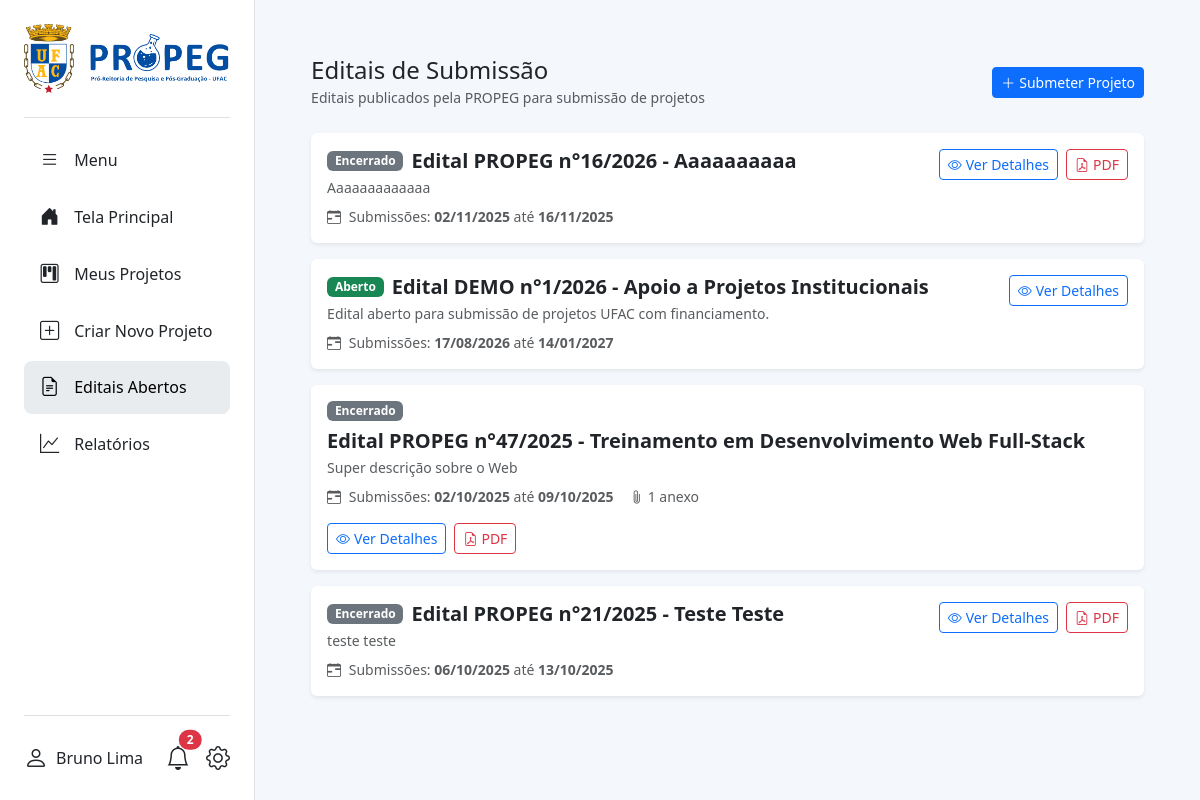
The app's page /projetos/editais/abertos/ (signed in) with its own data.
### projetos_institucionais/models.py (models this page shows, shortened)
class Usuario(AbstractUser):
    PERFIL_CHOICES = (
        ('coordenador', 'Coordenador'),
        ('aluno', 'Aluno'),
        ('gestor', 'Gestor'),
    )
    STATUS_CHOICES = (
        ('pendente', 'Pendente'),
        ('ativo', 'Ativo'),
        ('inativo', 'Inativo'),
    )
    REGIME_TRABALHO_CHOICES = (
        ('20h', '20h'),
        ('40h', '40h'),
        ('DE', 'DE (Dedicação Exclusiva)'),
    )
    PROGRAMA_POS_CHOICES = [
        ('', 'Selecione o programa'),
        ('PPGCA',      'Ciências Ambientais (PPGCA)'),
        ('PPGCC',      'Ciência da Computação (PPGCC)'),
        ('PPGCF',      'Ciência Florestal (PPGCF)'),
        ('PPGCSA',     'Ciência da Saúde na Amazônia Ocidental (PPGCSA)'),
        ('PPGCITA',    'Ciência, Inovação e Tecnologia para a Amazônia (PPGCITA)'),
        ('PPGDR',      'Desenvolvimento Regional (PPGDR)'),
        ('PPGECOL',    'Ecologia e Manejo de Recursos Naturais (PPGECOL)'),
        ('PPGEDU',     'Educação (PPGEDU)'),
        ('PPGEF',      'Ensino de Física — Mestrado Profissional (PPGEF)'),
        ('PPGECM',     'Ensino de Ciências e Matemática — Mestrado Profissional (PPGECM)'),
        ('PPEHL',      'Ensino de Humanidades e Linguagens (PPEHL)'),
        ('PPGGEO',     'Geografia (PPGGEO)'),
        ('PPGLL',      'Letras: Linguagem e Identidade (PPGLL)'),
        ('PROFMAT',    'Matemática em Rede Nacional — Mestrado Profissional (PROFMAT)'),
        ('PPGAPV',     'Agronomia: Produção Vegetal (PPGAPV)'),
        ('PPGAC',      'Artes Cênicas (PPGAC)'),
        ('PPGBIONORTE','Biodiversidade e Biotecnologia — Rede Bionorte (PPGBIONORTE)'),
        ('PPGSC',      'Saúde Coletiva (PPGSC)'),
        ('PPGSPA',     'Sanidade e Produção Animal (PPGSPA)'),
    ]
    CNPQ_AREA_CHOICES = [
        ('', 'Selecione uma área'),
        ('Ciências Exatas e da Terra', (
            ('exatas_matematica',  'Matemática'),
            ('exatas_computacao',  'Computação'),
            ('exatas_fisica',      'Física'),
            ('exatas_quimica',     'Química'),
            ('exatas_geociencias', 'Geociências'),
        )),
        ('Ciências Biológicas', (
            ('bio_geral',     'Biologia Geral'),
            ('bio_biofisica', 'Biofísica'),
            ('bio_botanica',  'Botânica'),
            ('bio_ecologia',  'Ecologia'),
            ('bio_genetica',  'Genética'),
        )),
        ('Engenharias', (
            ('eng_civil',    'Engenharia Civil'),
            ('eng_eletrica', 'Engenharia Elétrica'),
            ('eng_mecanica', 'Engenharia Mecânica'),
            ('eng_producao', 'Engenharia de Produção'),
        )),
        ('Ciências da Saúde', (
            ('saude_medicina', 'Medicina'),
            ('saude_nutricao', 'Nutrição'),
            ('saude_coletiva', 'Saúde Coletiva'),
        )),
        ('Ciências Agrárias', (
            ('agrar_agronomia', 'Agronomia'),
            ('agrar_florestal', 'Recursos Florestais'),
            ('agrar_zootecnia', 'Zootecnia'),
        )),
        ('Ciências Sociais Aplicadas', (
            ('sociais_direito',  'Direito'),
            ('sociais_admin',    'Administração'),
            ('sociais_economia', 'Economia'),
            ('sociais_info',     'Ciência da Informação'),
        )),
        ('Ciências Humanas', (
            ('humanas_filosofia',  'Filosofia'),
            ('humanas_sociologia', 'Sociologia'),
            ('humanas_historia',   'História'),
            ('humanas_psicologia', 'Psicologia'),
            ('humanas_educacao',   'Educação'),
        )),
        ('Linguística, Letras e Artes', (
            ('lla_linguistica', 'Linguística'),
            ('lla_letras',      'Letras'),
            ('lla_artes',       'Artes'),
        )),
    ]
    status = models.CharField(
        max_length=20,
        choices=STATUS_CHOICES,
        default='pendente',
        verbose_name='Status',
    )
    USERNAME_FIELD = 'cpf'
    REQUIRED_FIELDS = ['username', 'first_name', 'last_name', 'email']
    cpf = models.CharField(max_length=14, unique=True, verbose_name="CPF")
    email = models.EmailField(unique=True)
    telefone = models.CharField(max_length=20, blank=True, null=True)
    rg = models.CharField(max_length=20, blank=True, null=True, verbose_name="RG")
    data_nascimento = models.DateField(blank=True, null=True, verbose_name="Data de Nascimento")
    siape = models.CharField(max_length=10, blank=True, null=True, verbose_name="SIAPE")
    matricula = models.CharField(max_length=20, blank=True, null=True, verbose_name="Nº de Matrícula")
    lattes = models.URLField(max_length=200, blank=True, null=True, verbose_name="Link Currículo Lattes")
    cnpq_area = models.CharField(
        max_length=100,
        choices=CNPQ_AREA_CHOICES,
        blank=True,
        null=True,
        verbose_name="Grande Área CNPq",
    )
    cnpq = models.CharField(max_length=20, blank=True, null=True, verbose_name="Nº Currículo Lattes/CNPq")
    perfil = models.CharField(max_length=20, choices=PERFIL_CHOICES)
    regime_trabalho = models.CharField(
        max_length=3,
        choices=REGIME_TRABALHO_CHOICES,
        blank=True,
        null=True,
        verbose_name="Regime de Trabalho",
    )
    is_active = models.BooleanField(default=False, verbose_name="Ativo", help_text="Marque esta opção para ativar a conta do usuário.")
    participa_pos_graduacao = models.BooleanField(
        default=False, blank=True, null=True,
        verbose_name="Vinculado a Programa de Pós-Graduação?",
    )
    programa_pos_vinculo = models.CharField(
        max_length=20,
        choices=PROGRAMA_POS_CHOICES,
        blank=True, null=True,
        verbose_name="Programa de Pós-Graduação",
    )
    curso = models.ForeignKey(
        'CursoGraduacao',
        on_delete=models.SET_NULL,
        null=True,
        blank=True,
        verbose_name="Curso de Graduação",
    )
    endereco = models.OneToOneField(
        'Endereco',
        on_delete=models.SET_NULL,
        null=True,
        blank=True
    )
    titulacao = models.ForeignKey(
        'Titulacao',
        on_delete=models.SET_NULL,
        null=True,
        blank=True,
        verbose_name="Titulação"
    )
    centro_lotacao = models.ForeignKey(
        'CentroLotacao',
        on_delete=models.SET_NULL,
        null=True,
        blank=True,
        verbose_name="Centro de Lotação"
    )
    objects = UsuarioManager()

class Edital(models.Model):
    STATUS_CHOICES = (
        ('rascunho', 'Rascunho'),
        ('aberto', 'Aberto'),
        ('fechado', 'Fechado'),
    )
    tipo = models.CharField(max_length=50, default='PROPEG', verbose_name="Tipo/Origem", help_text="Ex: PROPEG, PROEX, etc.")
    numero = models.PositiveIntegerField(verbose_name="Número do Edital")
    ano = models.PositiveIntegerField(verbose_name="Ano do Edital")
    titulo = models.CharField(max_length=255, verbose_name="Título Descritivo do Edital")
    descricao = models.TextField(verbose_name="Descrição Resumida")
    data_inicio_submissoes = models.DateField(verbose_name="Início das Submissões")
    data_fim_submissoes = models.DateField(verbose_name="Fim das Submissões")
    status = models.CharField(max_length=10, choices=STATUS_CHOICES, default='rascunho')
    documento_principal = models.FileField(
        upload_to='editais/documentos/',
        storage=_raw_storage(),
        blank=True, null=True,
        max_length=500,
        verbose_name="Documento Principal do Edital (PDF)"
    )
    criado_por = models.ForeignKey(settings.AUTH_USER_MODEL, on_delete=models.PROTECT)
    data_criacao = models.DateTimeField(auto_now_add=True)
    @property
    def titulo_completo(self):
        return f"Edital {self.tipo} n°{self.numero}/{self.ano} - {self.titulo}"
    class Meta:
        verbose_name = "Edital"
        verbose_name_plural = "Editais"
        ordering = ['-ano', '-numero']
        unique_together = ('numero', 'ano', 'tipo')

### projetos_institucionais/views.py (the view)
# urls.py: path('editais/abertos/', views.listar_editais_abertos, name='listar_editais_abertos'),
@login_required
@coordenador_required
def listar_editais_abertos(request):
    hoje = date.today()
    editais_abertos = Edital.objects.filter(
        status='aberto',
    ).prefetch_related('anexos', 'adendos').order_by('-ano', '-numero')
    return render(request, 'projetos_institucionais/editais_abertos_lista.html', {
        'editais': editais_abertos,
        'hoje': hoje,
    })

### templates/projetos_institucionais/editais_abertos_lista.html (shortened to what this page needs)
{% extends 'base2.html' %}
{% load static %}
{% block content %}
<div class="container-fluid py-4 px-4">
  <div class="d-flex justify-content-between align-items-center mb-4 flex-wrap gap-3">
    <div>
      <h4 class="mb-0">Editais de Submissão</h4>
      <small class="text-muted">Editais publicados pela PROPEG para submissão de projetos</small>
    </div>
    <a href="{% url 'projeto_criar' %}" class="btn btn-primary btn-sm">
      <i class="bi bi-plus-lg me-1"></i>Submeter Projeto
    </a>
  </div>
  {% if editais %}
  <div class="d-flex flex-column gap-3">
    {% for e in editais %}
    <div class="card border-0 shadow-sm">
      <div class="card-body">
        <div class="d-flex justify-content-between align-items-start flex-wrap gap-3">
          <div class="flex-grow-1">
            <div class="d-flex align-items-center gap-2 mb-1 flex-wrap">
              {% if e.data_inicio_submissoes <= hoje and e.data_fim_submissoes >= hoje %}
                <span class="badge bg-success">Aberto</span>
              {% elif hoje < e.data_inicio_submissoes %}
                <span class="badge bg-warning text-dark">Em breve</span>
              {% else %}
                <span class="badge bg-secondary">Encerrado</span>
              {% endif %}
              <h5 class="mb-0 fw-semibold">{{ e.titulo_completo }}</h5>
            </div>
            <p class="text-muted small mb-2">{{ e.descricao|truncatechars:180 }}</p>
            <div class="d-flex align-items-center gap-3 flex-wrap small text-muted">
              <span><i class="bi bi-calendar-range me-1"></i>
                Submissões: <strong>{{ e.data_inicio_submissoes|date:"d/m/Y" }}</strong>
                até <strong>{{ e.data_fim_submissoes|date:"d/m/Y" }}</strong>
              </span>
              {% if e.anexos.count %}
              <span><i class="bi bi-paperclip me-1"></i>{{ e.anexos.count }} anexo{{ e.anexos.count|pluralize }}</span>
              {% endif %}
            </div>
          </div>
          <div class="d-flex gap-2 flex-shrink-0 align-items-center">
            <a href="{% url 'edital_detalhe_coordenador' pk=e.pk %}" class="btn btn-outline-primary btn-sm">
              <i class="bi bi-eye me-1"></i>Ver Detalhes
            </a>
            {% if e.documento_principal %}
            <a href="{{ e.documento_principal.url }}" target="_blank" class="btn btn-outline-danger btn-sm">
              <i class="bi bi-file-earmark-pdf me-1"></i>PDF
            </a>
            {% endif %}
          </div>
        </div>
      </div>
    </div>
    {% endfor %}
  </div>
  {% else %}
  <div class="text-center py-5 text-muted">
    <i class="bi bi-calendar-x display-4 opacity-25 d-block mb-3"></i>
    <p class="fw-semibold">Nenhum edital disponível no momento.</p>
    <p class="small">Fique de olho nas novidades da PROPEG para quando novos editais forem publicados.</p>
  </div>
  {% endif %}
</div>
{% endblock %}

### templates/base2.html (shortened to what this page needs)
{% load static %}
<!DOCTYPE html>
<html lang="pt-BR">
<head>
    <link href="https://cdn.jsdelivr.net/npm/bootstrap@5.3.3/dist/css/bootstrap.min.css" rel="stylesheet">
    <link href="https://cdn.jsdelivr.net/npm/bootstrap-icons@1.11.3/font/bootstrap-icons.css" rel="stylesheet">
    <link href="https://cdnjs.cloudflare.com/ajax/libs/font-awesome/6.5.2/css/all.min.css" rel="stylesheet">
    <link href="{% static 'css/style.css' %}?v=20260916-1" rel="stylesheet">
</head>
<body>
    <div class="d-flex">
        <div id="sidebar" class="d-flex flex-column">
            <div class="sidebar-header">
                <img src="{% static 'imagens/logo_ufac.png' %}" alt="Logo UFAC" width="50">
                <img src="{% static 'imagens/Logo-Propeg.png' %}" alt="Logo PROPEG" class="logo-propeg" style="height:50px; width:auto;">
            </div>
            <ul class="nav flex-column my-3">
                <li class="nav-item">
                    <a href="#" class="nav-link text-dark" id="toggle-btn">
                        <i class="bi bi-list"></i>
                        <span>Menu</span>
                    </a>
                </li>
                {% with request.resolver_match.url_name as url_name %}
                <li class="nav-item">
                    <a href="{% url 'tela_principal' %}"
                        class="nav-link {% if url_name == 'tela_principal' %}active{% else %}text-dark{% endif %}">
                        <i class="bi bi-house-door-fill"></i>
                        <span>Tela Principal</span>
                    </a>
                </li>
                {% if user.perfil == 'coordenador' %}
                <li class="nav-item">
                    <a href="{% url 'projeto_dashboard' %}"
                        class="nav-link {% if request.resolver_match.url_name == 'projeto_dashboard' %}active{% else %}text-dark{% endif %}">
                        <i class="bi bi-kanban"></i>
                        <span>Meus Projetos</span>
                    </a>
                </li>
                <li class="nav-item">
                    <a href="{% url 'projeto_criar' %}"
                        class="nav-link {% if request.resolver_match.url_name == 'projeto_criar' %}active{% else %}text-dark{% endif %}">
                        <i class="bi bi-plus-square"></i>
                        <span>Criar Novo Projeto</span>
                    </a>
                </li>
                <li class="nav-item">
                    <a href="{% url 'listar_editais_abertos' %}" class="nav-link {% if request.resolver_match.url_name == 'listar_editais_abertos' %}active{% else %}text-dark{% endif %}">
                        <i class="bi bi-file-earmark-text"></i>
                        <span>Editais Abertos</span>
                    </a>
                </li>
                <li class="nav-item">
                    <a href="{% url 'relatorio_lista_projetos' %}" class="nav-link {% if request.resolver_match.url_name == 'relatorios' %}active{% else %}text-dark{% endif %}">
                        <i class="bi bi-graph-up"></i>
                        <span>Relatórios</span>
                    </a>
                </li>
                {% endif %}
                {% endwith %}
            </ul>
            <div class="sidebar-footer mt-auto">
                {% if user.is_authenticated %}
                <a href="{% url 'perfil' %}" class="d-flex align-items-center text-dark text-decoration-none">
                    <i class="bi bi-person fs-4"></i>
                    <span class="ms-2">
                        {% if user.get_full_name %}
                        {{ user.get_full_name }}
                        {% elif user.first_name %}
                        {{ user.first_name }}
                        {% else %}
                        {{ user.cpf }}
                        {% endif %}
                    </span>
                </a>
                {% endif %}
                <div class="d-flex align-items-center">
                    <a href="{% url 'lista_notificacoes' %}" class="text-dark position-relative me-3">
                        <i class="bi bi-bell fs-4"></i>
                        {% if unread_notifications_count > 0 %}
                        <span class="position-absolute top-0 start-100 translate-middle badge rounded-pill bg-danger">
                            {{ unread_notifications_count }}
                        </span>
                        {% endif %}
                    </a>
                    {% if user.is_authenticated %}
                    <div class="dropdown dropup">
                        <a href="#" class="text-dark text-decoration-none" data-bs-toggle="dropdown"
                            aria-expanded="false">
                            <i class="bi bi-gear fs-4"></i>
                        </a>
                    </div>
                    {% endif %}
                </div>
            </div>
        </div>
        <main id="main-content">
            {% block content %}
            {% endblock %}
        </main>
    </div>
</body>
</html>

### records on screen
Usuario: get_full_name "Bruno Lima"
Edital: shows "Encerrado", titulo_completo "Edital PROPEG n°16/2026 - Aaaaaaaaaa", descricao "Aaaaaaaaaaaaa", data_inicio_submissoes "02/11/2025", data_fim_submissoes "16/11/2025"
Edital: shows "Aberto", titulo_completo "Edital DEMO n°1/2026 - Apoio a Projetos Institucionais", descricao "Edital aberto para submissão de projetos UFAC com financiamento.", data_inicio_submissoes "17/08/2026", data_fim_submissoes "14/01/2027"
Edital: shows "Encerrado", titulo_completo "Edital PROPEG n°47/2025 - Treinamento em Desenvolvimento Web Full-Stack", descricao "Super descrição sobre o Web", data_inicio_submissoes "02/10/2025", data_fim_submissoes "09/10/2025", anexos.count "1"
Edital: shows "Encerrado", titulo_completo "Edital PROPEG n°21/2025 - Teste Teste", descricao "teste teste", data_inicio_submissoes "06/10/2025", data_fim_submissoes "13/10/2025"

### other values on screen
{{ unread_notifications_count }} "2"
